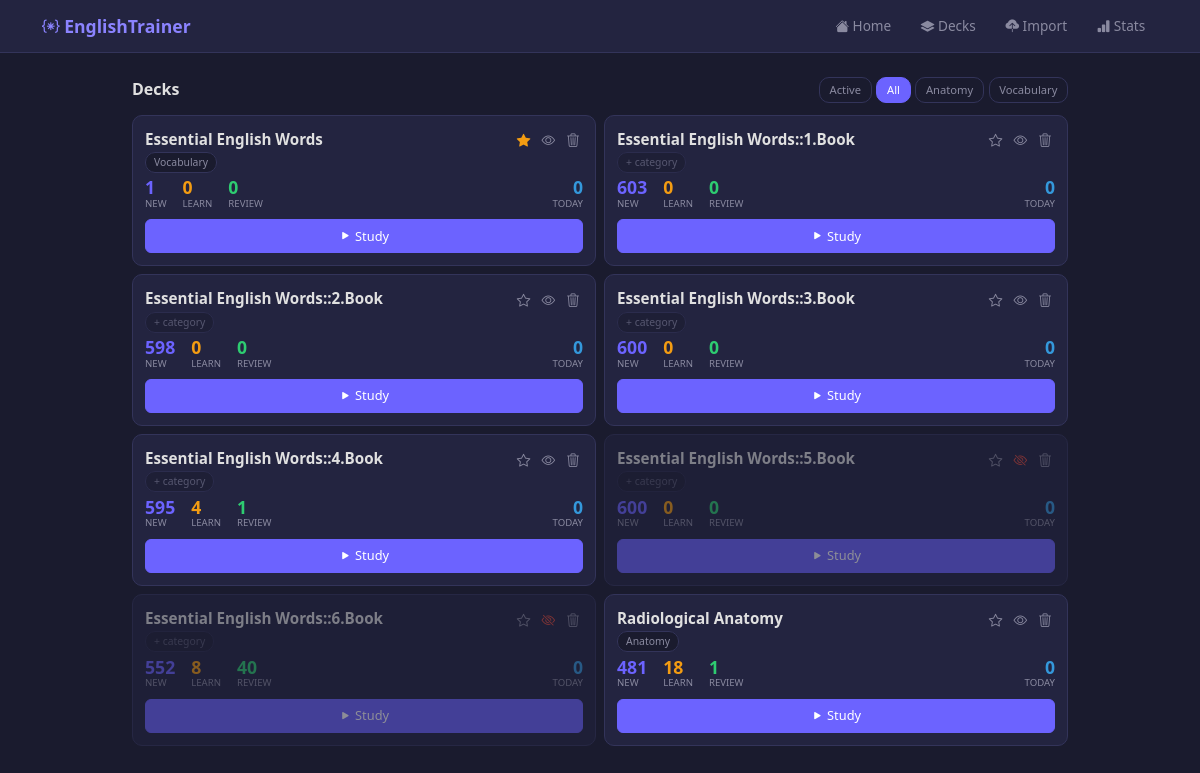
/decks?show_hidden=1, run on the app's committed database.
### database/models.py (models this page shows)
class Deck(Base):
    __tablename__ = "decks"
    id = Column(Integer, primary_key=True, autoincrement=True)
    name = Column(String, nullable=False)
    description = Column(Text, default="")
    category = Column(String, default="")
    favorite = Column(Integer, default=0)
    hidden = Column(Integer, default=0)
    created_at = Column(DateTime, default=lambda: datetime.now(timezone.utc))
    cards = relationship("Card", back_populates="deck", cascade="all, delete-orphan")

### routes/decks.py (the view)
@router.get("/decks", response_class=HTMLResponse)
async def list_decks(request: Request, show_hidden: int = 0, db: Session = Depends(get_db)):
    query = db.query(Deck)
    if not show_hidden:
        query = query.filter(Deck.hidden == 0)
    decks = query.order_by(Deck.favorite.desc(), Deck.name).all()
    decks_data = []
    for d in decks:
        stats = get_deck_stats(db, d.id)
        decks_data.append({
            "id": d.id,
            "name": d.name,
            "category": d.category or "",
            "favorite": d.favorite,
            "hidden": d.hidden,
            **stats,
        })
    categories = sorted(set(d["category"] for d in decks_data if d["category"]))
    return templates.TemplateResponse("decks.html", {
        "request": request,
        "decks": decks_data,
        "categories": categories,
        "show_hidden": show_hidden,
    })

### templates/decks.html (shortened to what this page needs)
{% extends "base.html" %}
{% block content %}
<div class="top-bar">
    <h5 class="fw-bold mb-0" style="font-size:1rem;">Decks</h5>
    <div class="filter-pills">
        <a href="/decks" class="filter-pill {{ 'active' if not show_hidden }}">Active</a>
        <a href="/decks?show_hidden=1" class="filter-pill {{ 'active' if show_hidden }}">All</a>
        {% for cat in categories %}
        <span class="filter-pill" onclick="filterCat('{{ cat }}')">{{ cat }}</span>
        {% endfor %}
    </div>
</div>
{% if decks %}
<div class="row g-2" id="deck-grid">
    {% for deck in decks %}
    <div class="col-md-6 deck-item" data-cat="{{ deck.category }}" data-hidden="{{ deck.hidden }}">
        <div class="deck-card {{ 'opacity-50' if deck.hidden }}">
            <div class="d-flex justify-content-between align-items-start">
                <div>
                    <div class="deck-name">{{ deck.name }}</div>
                    {% if deck.category %}
                    <span class="deck-cat" onclick="editCategory({{ deck.id }}, '{{ deck.category }}')">{{ deck.category }}</span>
                    {% else %}
                    <span class="deck-cat" onclick="editCategory({{ deck.id }}, '')" style="opacity:0.5;">+ category</span>
                    {% endif %}
                </div>
                <div class="deck-actions">
                    <button class="btn-icon {{ 'fav-active' if deck.favorite }}" onclick="toggleFav({{ deck.id }}, {{ deck.favorite }})" title="Favorite">
                        <i class="bi bi-star{{ '-fill' if deck.favorite }}"></i>
                    </button>
                    <button class="btn-icon {{ 'hidden-active' if deck.hidden }}" onclick="toggleHide({{ deck.id }}, {{ deck.hidden }})" title="{{ 'Show' if deck.hidden else 'Hide' }}">
                        <i class="bi bi-eye{{ '-slash' if deck.hidden }}"></i>
                    </button>
                    <button class="btn-icon" onclick="confirmDelete({{ deck.id }}, '{{ deck.name }}')" title="Delete">
                        <i class="bi bi-trash3"></i>
                    </button>
                </div>
            </div>
            <div class="deck-stats">
                <div><div class="deck-stat-num" style="color:var(--accent)">{{ deck.new }}</div><div class="deck-stat-lbl">New</div></div>
                <div><div class="deck-stat-num" style="color:var(--warning)">{{ deck.learning }}</div><div class="deck-stat-lbl">Learn</div></div>
                <div><div class="deck-stat-num" style="color:var(--success)">{{ deck.review }}</div><div class="deck-stat-lbl">Review</div></div>
                <div class="ms-auto text-end"><div class="deck-stat-num" style="color:var(--info)">{{ deck.reviewed_today }}</div><div class="deck-stat-lbl">Today</div></div>
            </div>
            <a href="/review/{{ deck.id }}" class="btn btn-primary btn-sm w-100" style="font-size:0.8rem;">
                <i class="bi bi-play-fill"></i> Study
            </a>
        </div>
    </div>
    {% endfor %}
</div>
{% else %}
<div class="text-center py-5">
    <i class="bi bi-layers fs-1" style="color:var(--text-muted)"></i>
    <p class="text-muted mt-2" style="font-size:0.9rem;">No decks yet</p>
    <a href="/import" class="btn btn-primary btn-sm">Import a Deck</a>
</div>
{% endif %}
{% endblock %}

### templates/base.html (style rules this page uses)
:root { --bg: #1a1b2e; --bg-card: #232440; --bg-card-hover: #2a2b4a; --accent: #6c63ff; --accent-light: #8b83ff; --text: #e0e0e0; --text-muted: #8a8aa0; --border: #33345a; --success: #2ecc71; --warning: #f39c12; --danger: #e74c3c; --info: #3498db; }
* { box-sizing: border-box; }
body { background-color: var(--bg); color: var(--text); font-family: 'Segoe UI', system-ui, -apple-system, sans-serif; font-size: 14px; }
.btn { font-size: 0.85rem; padding: 0.4rem 0.9rem; border-radius: 6px; font-weight: 500; }
.btn-primary { background: var(--accent); border-color: var(--accent); }

### templates/decks.html (style rules this page uses)
.deck-card { background: var(--bg-card); border: 1px solid var(--border); border-radius: 10px; padding: 0.75rem; transition: border-color 0.15s; }
.deck-name { font-weight: 600; font-size: 0.95rem; }
.deck-cat { font-size: 0.65rem; padding: 0.15rem 0.5rem; border-radius: 10px; background: var(--bg); color: var(--text-muted); border: 1px solid var(--border); cursor: pointer; }
.deck-stats { display: flex; gap: 1rem; margin: 0.5rem 0; }
.deck-stat-num { font-size: 1.1rem; font-weight: 700; line-height: 1; }
.deck-stat-lbl { font-size: 0.6rem; text-transform: uppercase; color: var(--text-muted); }
.deck-actions { display: flex; gap: 0.3rem; align-items: center; }
.deck-actions .btn-icon { background: none; border: none; color: var(--text-muted); cursor: pointer; padding: 0.2rem; font-size: 0.85rem; border-radius: 4px; }
.deck-actions .btn-icon.fav-active { color: #f39c12; }
.deck-actions .btn-icon.hidden-active { color: var(--danger); }
.top-bar { display: flex; justify-content: space-between; align-items: center; margin-bottom: 0.75rem; flex-wrap: wrap; gap: 0.5rem; }
.filter-pills { display: flex; gap: 0.3rem; flex-wrap: wrap; }
.filter-pill { font-size: 0.7rem; padding: 0.2rem 0.6rem; border-radius: 10px; background: var(--bg); color: var(--text-muted); border: 1px solid var(--border); cursor: pointer; text-decoration: none; transition: all 0.15s; }
.filter-pill.active { background: var(--accent); color: #fff; border-color: var(--accent); }

### data on the page
Deck: category "Anatomy", name "Radiological Anatomy", new "481", learning "18", review "1", reviewed_today "0"
Deck: category "Vocabulary", name "Essential English Words", new "1", learning "0", review "0", reviewed_today "0"
Deck: name "Essential English Words::1.Book", new "603", learning "0", review "0", reviewed_today "0"
Deck: name "Essential English Words::2.Book", new "598", learning "0", review "0", reviewed_today "0"
Deck: name "Essential English Words::3.Book", new "600", learning "0", review "0", reviewed_today "0"
Deck: name "Essential English Words::4.Book", new "595", learning "4", review "1", reviewed_today "0"
Deck: name "Essential English Words::5.Book", new "600", learning "0", review "0", reviewed_today "0"
Deck: name "Essential English Words::6.Book", new "552", learning "8", review "40", reviewed_today "0"
